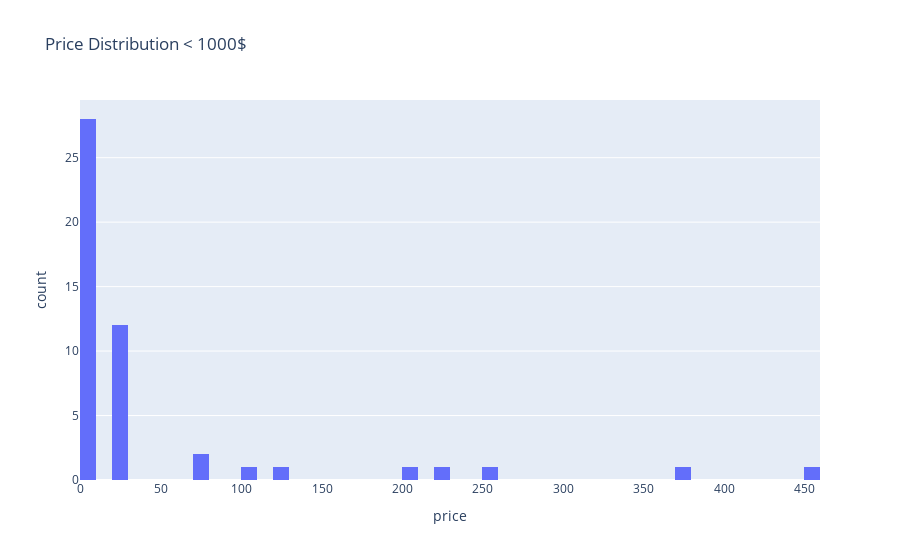

Notebook code cell kept with this figure:
### Markdown cell above
The bin 0-500 dollars is surprising high! let's investigate deeper

### Code cell
px.histogram(df[df['price']< 500], x="price",nbins= 50, title = 'Price Distribution < 1000$')

### Figure 1 — Plotly figure (JSON) as saved in the notebook; plotly's stock layout.template omitted (floating-point values rounded to 4 significant figures)
{"data": [{"alignmentgroup": "True", "bingroup": "x", "hovertemplate": "price=%{x}<br>count=%{y}<extra></extra>", "legendgroup": "", "marker": {"color": "#636efa", "pattern": {"shape": ""}}, "name": "", "nbinsx": 50, "offsetgroup": "", "orientation": "v", "showlegend": false, "type": "histogram", "x": [0, 75, 0, 0, 0, 0, 125, 0, 25, 0, 0, 25, 0, 0, 450, 0, 0, 25, 25, 0, 25, 25, 0, 200, 0, 100, 25, 25, 0, 0, 0, 25, 0, 0, 25, 0, 75, 0, 250, 225, 0, 25, 375, 0, 0, 0, 0, 25, 0], "xaxis": "x", "yaxis": "y"}], "layout": {"barmode": "relative", "legend": {"tracegroupgap": 0}, "title": {"text": "Price Distribution < 1000$"}, "xaxis": {"anchor": "y", "domain": [0, 1], "title": {"text": "price"}}, "yaxis": {"anchor": "x", "domain": [0, 1], "title": {"text": "count"}}}}
